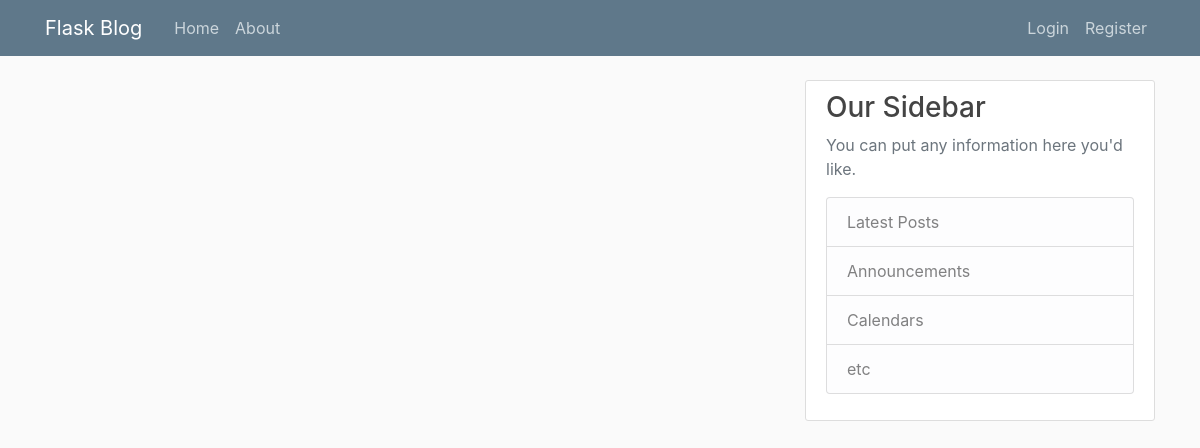
The app's page /home, older data.
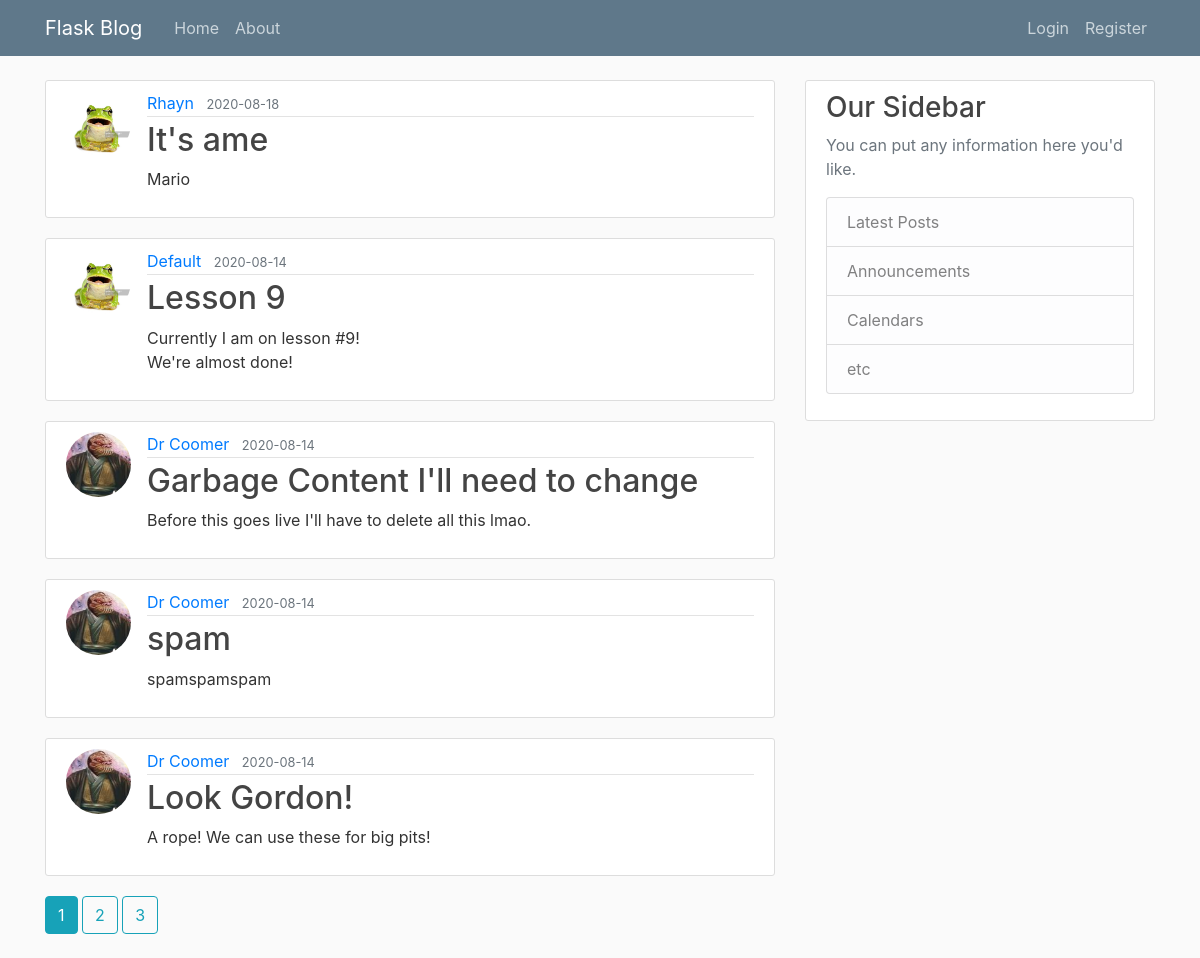
The same page, newer data.
### flaskblog/models.py (models this page shows, shortened)
class Post(db.Model):
     id = db.Column(db.Integer, primary_key=True)
     title = db.Column(db.String(100), nullable=False)
     date_posted = db.Column(db.DateTime, nullable=False, default=datetime.utcnow)
     content = db.Column(db.Text, nullable=False)
     user_id = db.Column(db.Integer, db.ForeignKey('user.id'), nullable=False)

class User(db.Model, UserMixin):
    id = db.Column(db.Integer, primary_key=True)
    username = db.Column(db.String(20), unique=True, nullable=False)
    email = db.Column(db.String(120), unique=True, nullable=False)
    image_file = db.Column(db.String(20), nullable=False, default='default.jpg')
    password = db.Column(db.String(60), nullable=False)
    posts = db.relationship('Post', backref='author', lazy=True)

### flaskblog/main/routes.py (the view)
@main.route('/')
@main.route('/home')
def home():
    page = request.args.get('page', 1, type=int)
    posts = Post.query.order_by(Post.date_posted.desc()).paginate(page=page, per_page=5)
    return render_template('home.html', posts=posts)

### flaskblog/templates/home.html
{% extends "layout.html" %}
{% block content %}
    {% for post in posts.items %}
        <article class="media content-section">
            <img class="rounded-circle article-img" src="{{ url_for('static', filename='profile_pics/' + post.author.image_file) }}">
            <div class="media-body">
            <div class="article-metadata">
                <a class="mr-2" href="{{ url_for('users.user_posts', username=post.author.username) }}">{{ post.author.username }}</a>
                <small class="text-muted">{{ post.date_posted.strftime('%Y-%m-%d') }}</small>
            </div>
            <h2><a class="article-title" href="{{ url_for('posts.post', post_id=post.id) }}">{{ post.title }}</a></h2>
            <p class="article-content">{{ post.content }}</p>
            </div>
        </article>
    {% endfor %}
    {% for page_num in posts.iter_pages(left_edge=1, right_edge=1, left_current=1, right_current=2) %}
        {% if page_num %}
            {% if posts.page == page_num %}
                <a class="btn btn-info mb-4" href="{{ url_for('main.home', page=page_num) }}">{{ page_num }}</a>
            {% else %}
                <a class="btn btn-outline-info mb-4" href="{{ url_for('main.home', page=page_num) }}">{{ page_num }}</a>
            {% endif %}
        {% else %}
            ...
        {% endif %}
    {% endfor %}
{% endblock content %}

### flaskblog/templates/layout.html (shortened to what this page needs)
<!DOCTYPE html>
<html>
<head>
    <link rel="stylesheet" href="https://stackpath.bootstrapcdn.com/bootstrap/4.1.3/css/bootstrap.min.css">
    <link rel="stylesheet" type="text/css" href="{{ url_for('static', filename='main.css') }}">
</head>
<body>
        <header class="site-header">
            <nav class="navbar navbar-expand-md navbar-dark bg-steel fixed-top">
            <div class="container">
                <a class="navbar-brand mr-4" href="/">Flask Blog</a>
                <div class="collapse navbar-collapse" id="navbarToggle">
                <div class="navbar-nav mr-auto">
                    <a class="nav-item nav-link" href="{{ url_for('main.home') }}">Home</a>
                    <a class="nav-item nav-link" href="{{ url_for('main.about') }}">About</a>
                </div>
                <div class="navbar-nav">
                    {% if current_user.is_authenticated %}
                      <a class="nav-item nav-link" href="{{ url_for('posts.new_post') }}">New Post</a>
                      <a class="nav-item nav-link" href="{{ url_for('users.account') }}">Account</a>
                      <a class="nav-item nav-link" href="{{ url_for('users.logout') }}">Logout</a>
                    {% else %}
                      <a class="nav-item nav-link" href="{{ url_for('users.login') }}">Login</a>
                      <a class="nav-item nav-link" href="{{ url_for('users.register') }}">Register</a>
                    {% endif %}
                </div>
                </div>
            </div>
            </nav>
        </header>
        <main role="main" class="container">
            <div class="row">
              <div class="col-md-8">
                {% block content %}{% endblock %}
              </div>
              <div class="col-md-4">
                <div class="content-section">
                  <h3>Our Sidebar</h3>
                  <p class='text-muted'>You can put any information here you'd like.
                    <ul class="list-group">
                      <li class="list-group-item list-group-item-light">Latest Posts</li>
                      <li class="list-group-item list-group-item-light">Announcements</li>
                      <li class="list-group-item list-group-item-light">Calendars</li>
                      <li class="list-group-item list-group-item-light">etc</li>
                    </ul>
                  </p>
                </div>
              </div>
            </div>
          </main>
</body>
</html>

### flaskblog/static/main.css (style rules this page uses)
body { background: #fafafa; color: #333333; margin-top: 5rem; }
h1, h2, h3, h4, h5, h6 { color: #444444; }
.bg-steel { background-color: #5f788a; }
.site-header .navbar-nav .nav-link { color: #cbd5db; }
.content-section { background: #ffffff; padding: 10px 20px; border: 1px solid #dddddd; border-radius: 3px; margin-bottom: 20px; }
.article-title { color: #444444; }
.article-content { white-space: pre-line; }
.article-img { height: 65px; width: 65px; margin-right: 16px; }
.article-metadata { padding-bottom: 1px; margin-bottom: 4px; border-bottom: 1px solid #e3e3e3 }

Row changes from the older to the newer data that the page shows:
added Post: image_file (placeholder picture), author.username "Rhayn", date_posted "2020-08-18", title "It's ame", content "Mario"
added Post: image_file (placeholder picture), author.username "Default", date_posted "2020-08-14", title "Lesson 9", content "Currently I am on lesson #9! We're almost done!"
added Post: image_file (picture), author.username "Dr Coomer", date_posted "2020-08-14", title "Garbage Content I'll need to change", content "Before this goes live I'll have to delete all this lmao."
added Post: image_file (picture), author.username "Dr Coomer", date_posted "2020-08-14", title "spam", content "spamspamspam"
added Post: image_file (picture), author.username "Dr Coomer", date_posted "2020-08-14", title "Look Gordon!", content "A rope! We can use these for big pits!"
Text that changed along with them:
new list line: "1"
new list line: "2"
new list line: "3"
